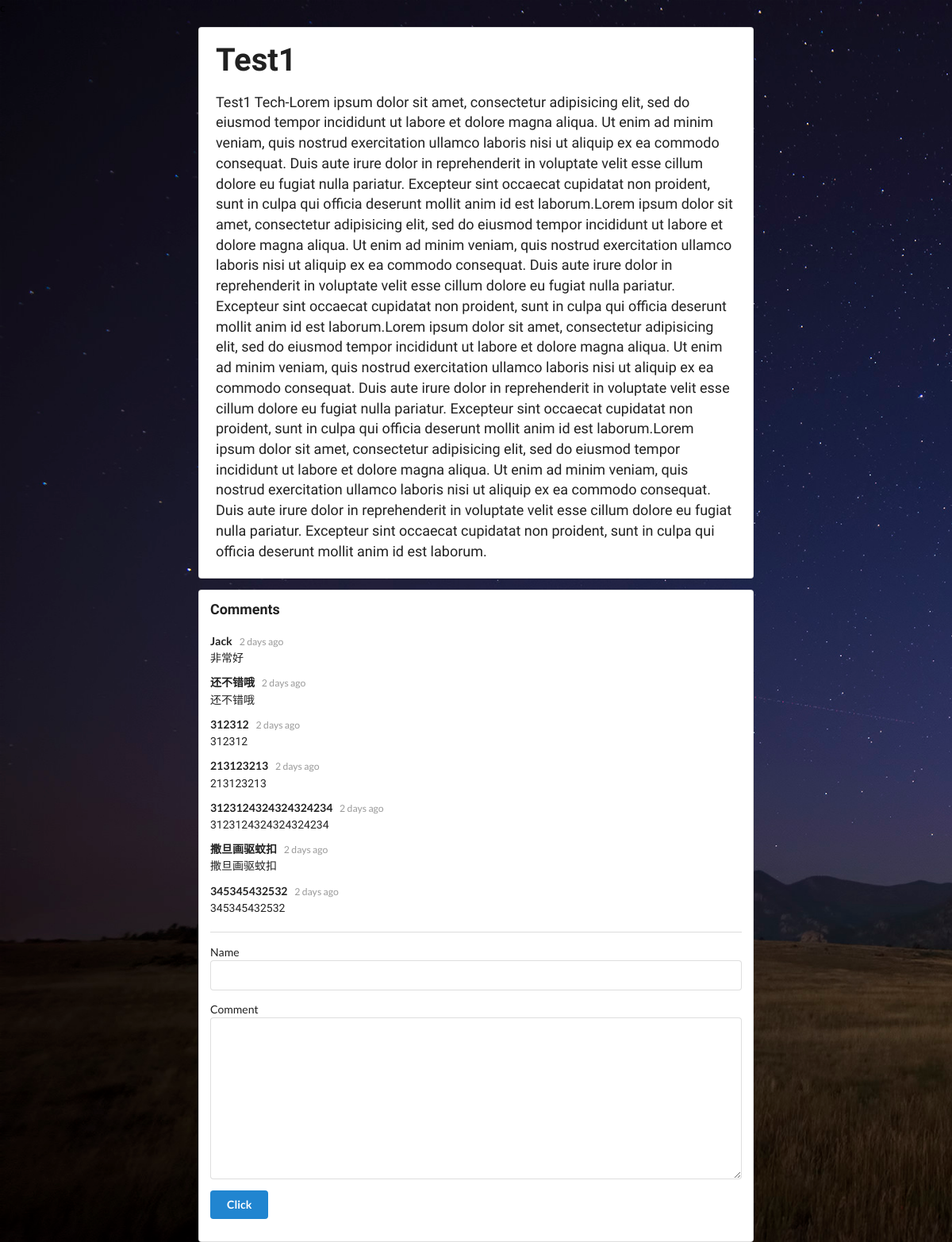
/detail/1, run on the app's committed database.
### firstapp/models.py (models this page shows, shortened)
class Article(models.Model):
    TAG_CHOICES = (
        ('tech', 'Tech'),
        ('life', 'Life'),
    )
    headline = models.CharField(null=True, blank=True, max_length=500)
    content = models.TextField(null=True, blank=True)
    tag = models.CharField(null=True, blank=True, max_length=5, choices=TAG_CHOICES)

class Comment(models.Model):
    name = models.CharField(null=True, blank=True, max_length=50)
    comment = models.TextField()
    createtime = models.DateField(auto_now=True)
    belong_to = models.ForeignKey(to=Article, related_name='under_comments', null=True, blank=True, on_delete=models.CASCADE)
    best_comment = models.BooleanField(default=False)

### firstapp/views.py (the view)
# urls.py: url(r'^detail/(?P<page_num>\d+)$', detail, name='detail'),
def detail(request, page_num, error_form=None):
    context = {}
    form = CommentForm
    a = Article.objects.get(id=page_num)
    best_comment = Comment.objects.filter(best_comment=True, belong_to=a)
    if best_comment:
        context['best_comment'] = best_comment[0]
    article = Article.objects.get(id=page_num)
    context['article'] = article
    if error_form is not None:
        context['form'] = error_form
    else:
        context['form'] = form
    return render(request,'detail.html',context)

### firstapp/templates/detail.html (shortened to what this page needs)
c<!DOCTYPE html>
{% load staticfiles %}
<html>
    <head>
        <link rel="stylesheet" href="{% static 'css/semantic.css' %}" media="screen" title="no title" charset="utf-8">
    </head>
    <body>
        <div class="ui  segment padded container" >
            <h1 class="ui header" style="font-family:'Oswald', sans-serif;font-size:40px">
                {{ article.headline }}
            </h1>
            <p>
                {{ article.content }}
            </p>
        </div>
        <div class="ui segment container" style="width:700px;">
            <h3 class="ui header" style="font-family:'Oswald', sans-serif;">Comments</h3>
            <div class="ui comments">
                {% for comment in article.under_comments.all %}
                    <div class="comment">
                        <div class="content">
                            <a href="#" class="author">{{ comment.name }}</a>
                            <div class="metadata">
                                <div class="date">2 days ago</div>
                            </div>
                            <p class="text" style="font-family: 'Raleway', sans-serif;">
                                {{ comment.comment }}
                            </p>
                        </div>
                    </div>
                {% endfor %}
            </div>
            <div class="ui divider"></div>
            <form class="ui error tiny form" action="{% url 'comment' article.id %}" method="post">
                {% if form.errors %}
                    <div class="ui error message">
                        {{ form.errors }}
                    </div>
                    {% for field in form %}
                        <div class="{{ field.errors|yesno:'error, '}} field">
                            {{ field.label }}
                            {{ field }}
                        </div>
                    {% endfor %}
                {% else %}
                    {% for field in form %}
                        <div class="field">
                            {{ field.label }}
                            {{ field }}
                        </div>
                    {% endfor %}
                {% endif %}
                <button type="submit" class="ui blue button" >Click</button>
            </form>
        </div>
    </body>
</html>

### data on the page
Article: headline "Test1", content "Test1 Tech-Lorem ipsum dolor sit amet, consectetur adipisicing elit, sed do eiusmod tempor incididunt ut labore et dolore magna aliqua. Ut enim ad minim veniam, quis nostrud exercitation ullamco laboris nisi ut aliquip ex ea commodo consequat. Duis aute irure dolor in reprehenderit in voluptate velit esse cillum dolore eu fugiat nulla pariatur. Excepteur sint occaecat cupidatat non proident, sunt in culpa qui officia deserunt mollit anim id est laborum.Lorem ipsum dolor sit amet, consectetur adipisicing elit, sed do eiusmod tempor incididunt ut labore et dolore magna aliqua. Ut enim ad minim veniam, quis nostrud exercitation ullamco laboris nisi ut aliquip ex ea commodo consequat. Duis aute…"
Comment: name "Jack", comment "非常好"
Comment: name "还不错哦", comment "还不错哦"
Comment: name "312312", comment "312312"
Comment: name "213123213", comment "213123213"
Comment: name "3123124324324324234", comment "3123124324324324234"
Comment: name "撒旦画驱蚊扣", comment "撒旦画驱蚊扣"
Comment: name "345345432532", comment "345345432532"

### other printed values
{{ field.label }} "Name" "Comment"
